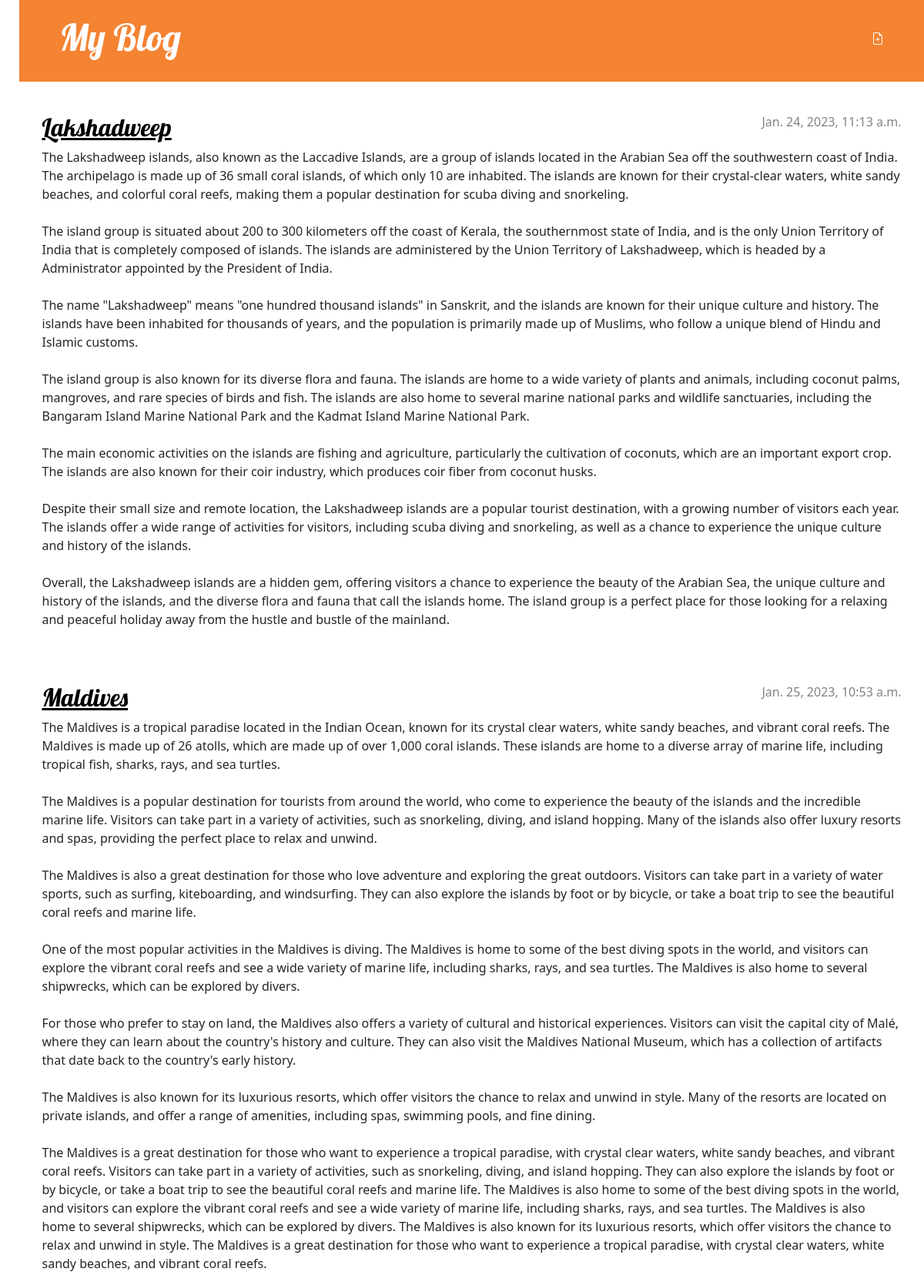
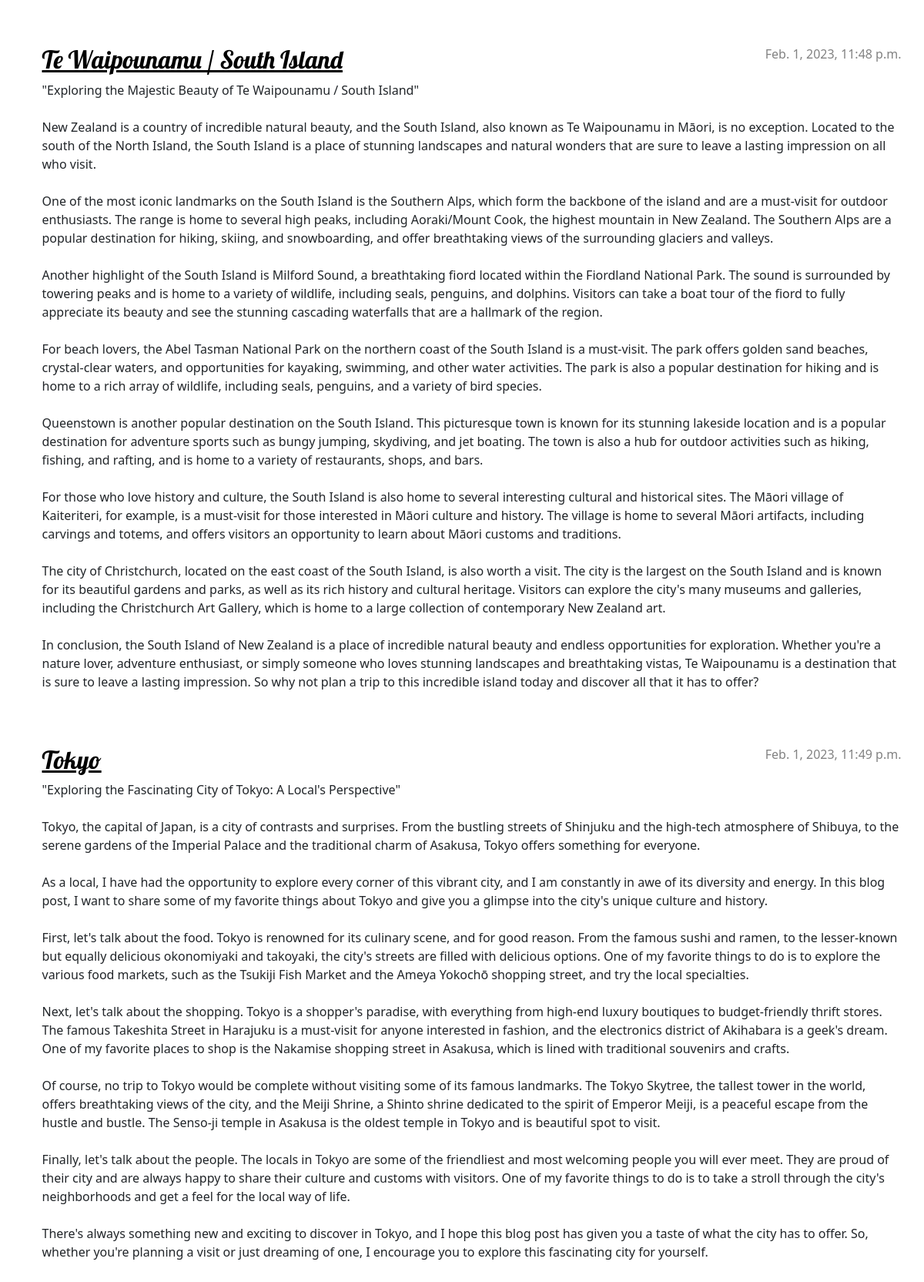
/blog (signed in), run on the app's committed database (2 pictures, top to bottom).
### blog/models.py (models this page shows, shortened)
class Post(models.Model):
    author = models.ForeignKey(settings.AUTH_USER_MODEL, on_delete=models.CASCADE)
    title = models.CharField(max_length=200)
    text = models.TextField()
    created_date = models.DateTimeField(default=timezone.now)
    published_date = models.DateTimeField(blank=True, null=True)
    def __str__(self):
        return self.title

### blog/views.py (the view)
# urls.py: path('blog', views.post_list, name='post_list'),
def post_list(request):
    posts = Post.objects.order_by('published_date')
    print(posts)
    return render(request, 'blog/post_list.html', {'posts': posts})

### blog/templates/blog/post_list.html
{% extends 'blog/base.html' %}
{% block content %}
    {% for post in posts %}
    <article class="post">
        <time class="date">
            {{ post.published_date }}
        </time>
        <h2><a href="{% url 'post_detail' pk=post.pk %}">{{ post.title }}</a></h2>
        <p>{{ post.text|linebreaksbr }}</p>
        </article>
    {% endfor %}
{% endblock %}

### blog/static/css/blog.css (style rules this page uses)
h1 a, h2 a { color: #f58a43; }
body { padding-left: 25px; }
h1, h2, h3, h4 { font-family: 'Lobster', cursive; }
.date { color: #828282; }
.post { margin-bottom: 70px; }
.post h2 a, .post h2 a:visited { color: #000000; }
.post > .date, .post > .actions { float: right; }

### data on the page
Post: published_date "Jan. 24, 2023, 11:13 a.m.", title "Lakshadweep", text "The Lakshadweep islands, also known as the Laccadive Islands, are a group of islands located in the Arabian Sea off the southwestern coast of India. The archipelago is made up of 36 small coral islands, of which only 10 are inhabited. The islands are known for their crystal-clear waters, white sandy beaches, and colorful coral reefs, making them a popular destination for scuba diving and snorkeling. The island group is situated about 200 to 300 kilometers off the coast of Kerala, the southernmost state of India, and is the only Union Territory of India that is completely composed of islands. The islands are administered by the Union Territory of Lakshadweep, which is headed by a…"
Post: published_date "Jan. 25, 2023, 10:53 a.m.", title "Maldives", text "The Maldives is a tropical paradise located in the Indian Ocean, known for its crystal clear waters, white sandy beaches, and vibrant coral reefs. The Maldives is made up of 26 atolls, which are made up of over 1,000 coral islands. These islands are home to a diverse array of marine life, including tropical fish, sharks, rays, and sea turtles. The Maldives is a popular destination for tourists from around the world, who come to experience the beauty of the islands and the incredible marine life. Visitors can take part in a variety of activities, such as snorkeling, diving, and island hopping. Many of the islands also offer luxury resorts and spas, providing the perfect place to relax and…"
Post: published_date "Feb. 1, 2023, 11:48 p.m.", title "Te Waipounamu / South Island", text "\"Exploring the Majestic Beauty of Te Waipounamu / South Island\" New Zealand is a country of incredible natural beauty, and the South Island, also known as Te Waipounamu in Māori, is no exception. Located to the south of the North Island, the South Island is a place of stunning landscapes and natural wonders that are sure to leave a lasting impression on all who visit. One of the most iconic landmarks on the South Island is the Southern Alps, which form the backbone of the island and are a must-visit for outdoor enthusiasts. The range is home to several high peaks, including Aoraki/Mount Cook, the highest mountain in New Zealand. The Southern Alps are a popular destination for hiking,…"
Post: published_date "Feb. 1, 2023, 11:49 p.m.", title "Tokyo", text "\"Exploring the Fascinating City of Tokyo: A Local's Perspective\" Tokyo, the capital of Japan, is a city of contrasts and surprises. From the bustling streets of Shinjuku and the high-tech atmosphere of Shibuya, to the serene gardens of the Imperial Palace and the traditional charm of Asakusa, Tokyo offers something for everyone. As a local, I have had the opportunity to explore every corner of this vibrant city, and I am constantly in awe of its diversity and energy. In this blog post, I want to share some of my favorite things about Tokyo and give you a glimpse into the city's unique culture and history. First, let's talk about the food. Tokyo is renowned for its culinary scene, and for…"
